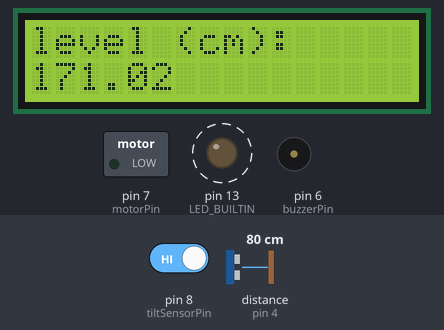
This sketch was run on a simulated Arduino Uno, built with avr-gcc and run on an emulated ATmega328P. Parts: 16×2 character LCD, switched loads named in the sketch (green lamp = pin HIGH), output pins drawn as LEDs (lit = HIGH), buzzer (waves = sounding). Wiring (inferred from the names in the program): ultrasonic range finder: trigger pin 2; echo pin 4. Dashed ring = blinking. The test bench sets the inputs (shaded band); at power-on: pin 8 (tiltSensorPin) HIGH, distance to the obstacle (sensor on pin 4) 80 cm. The echo pulse lasts 58.3 µs per cm; pins used as bus, display or sensor lines are not drawn.

Above: at 1.2 s.
1.3 s: pin 8 (tiltSensorPin) driven LOW
At 2.6 s:
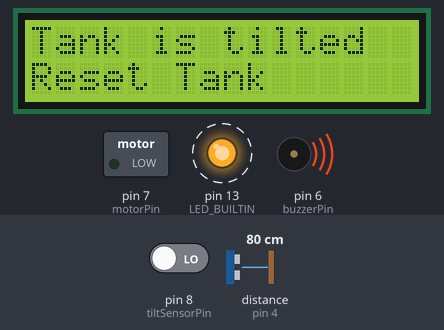
5.4 s: pin 8 (tiltSensorPin) driven HIGH
At 6.9 s:
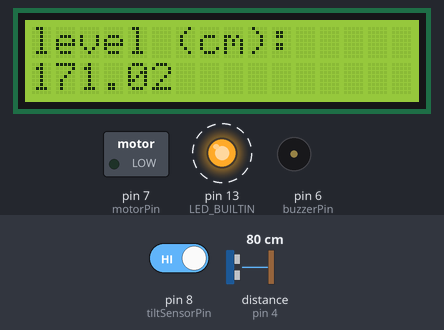
7.7 s: distance to the obstacle (sensor on pin 4) set to 199 cm
At 8.6 s:
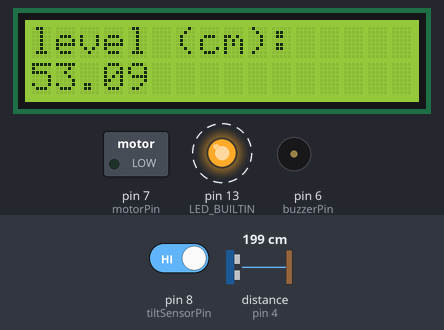
10.8 s: distance to the obstacle (sensor on pin 4) set to 207 cm
At 12.8 s:
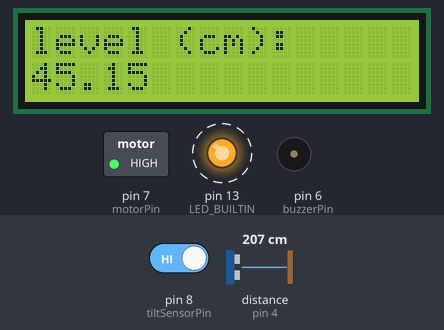
14.9 s: pin 8 (tiltSensorPin) driven LOW
At 16.4 s:
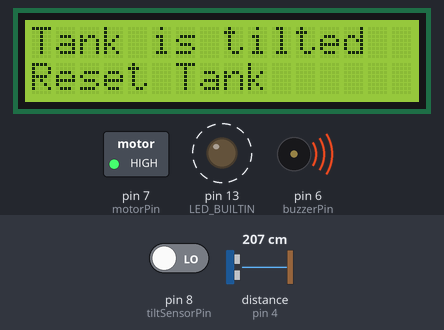
Timing chart, 0 to 19.1 s (numbered marks = the images above; inputs shaded):
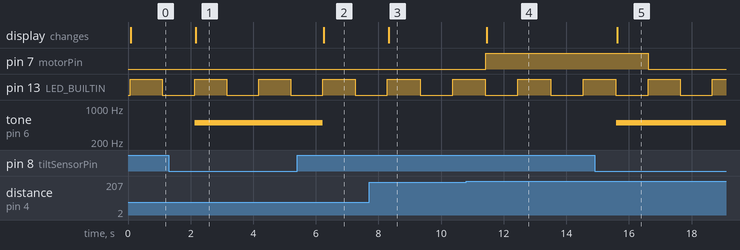

Measured:
- the behaviour switches between 202 and 203 cm on distance to the obstacle (sensor on pin 4) (found by bisection; images 3 and 4)
- after the input at 1.3 s, tone on pin 6 (buzzerPin): silent → 500 Hz after 0.83 s; the display: changes after 0.86 s (image 1)
- after the input at 5.4 s, tone on pin 6 (buzzerPin): 500 Hz → silent after 0.83 s; the display: changes after 0.85 s (image 2)
- after the input at 7.7 s, the display: changes after 0.63 s (image 3)
- after the input at 10.8 s, pin 7 (motorPin): LOW → HIGH after 0.62 s; the display: changes after 0.65 s (image 4)
- after the input at 14.9 s, pin 7 (motorPin): HIGH → LOW after 1.7 s; tone on pin 6 (buzzerPin): silent → 500 Hz after 0.69 s; the display: changes after 0.72 s (image 5)
- by itself, pin 13 (LED_BUILTIN): alternates HIGH for 1.0 s and LOW for 1.0 s

The sketch:

water_tank_level_controller.ino
```cpp
#include <Wire.h>

#include <LiquidCrystal_I2C.h>

// C++ code
//


const int delayTime = 1000; // in ms

// vars for level controller
const float speedOfSound = 0.034; // in centimeters per microsecond
const float tankHeight = 250; // all heights and levels are in cm
const float maxLevel = 200;
const float minLevel = 50;
bool levelControlActive = true; // for programmatically turning level control ON and OFF


// vars for tilt controller
bool isTilted = false;

// vars for lcd
String previousUpdate = "IoT Group 6";

// pin numbers
const byte trigPin = 2;
const byte echoPin = 4;
const byte motorPin = 7;
const byte tiltSensorPin = 8;
const byte buzzerPin = 6;

LiquidCrystal_I2C lcd(0x20,  16, 2);

void setup()
{
  pinMode(LED_BUILTIN, OUTPUT);

  // Set baud rate for the COM port
  Serial.begin(9600);

  // Set HC-SR04 pinout
  pinMode(trigPin, OUTPUT);
  pinMode(echoPin, INPUT);

  // Set buzzer pinout
  pinMode(buzzerPin, OUTPUT);

  digitalWrite(trigPin, LOW); // just in case
  digitalWrite(buzzerPin, LOW);
  digitalWrite(tiltSensorPin, HIGH);

  // Set motor pinout
  pinMode(motorPin, OUTPUT);

  digitalWrite(motorPin, LOW);

  // initialize lcd
  lcd.init();
  lcd.backlight();

}

void refreshScreen()
{

  if(!isTilted)
  {
    float level = tankHeight - measureDistance();
    String message = "level (cm):";
    String update = message + level;
    if(update != previousUpdate)
    {
      lcd.clear();
    }
    lcd.setCursor(0,0);
    lcd.print(message);
    lcd.setCursor(0,1);
    lcd.print(level);
    previousUpdate = update;
  }
  else
  {
    String row1 = "Tank is tilted";
    String row2 = "Reset Tank";
    String update = row1 + row2;
    if (update != previousUpdate)
    {
      lcd.clear();
    }
    lcd.setCursor(0,0);
    lcd.print(row1);
    lcd.setCursor(0, 1);
    lcd.print(row2);
    previousUpdate = update;

  }
}


// This will measure the HC-SR04 reading in cm
float measureDistance()
{

  digitalWrite(trigPin, HIGH);
  delayMicroseconds(10);
  digitalWrite(trigPin, LOW);

  float duration = pulseIn(echoPin, HIGH);
  return (duration * speedOfSound) / 2;
}

// main level controller logic
void controlLevel()
{
  if (levelControlActive)
  {
    float level = tankHeight - measureDistance();
    if (level < minLevel)
    {
      // start motor
      digitalWrite(motorPin, HIGH);
    }
    if (level >= maxLevel)
    {
      // stop motor
      digitalWrite(motorPin, LOW);
    }
  }
  else
  {
    // if level controller is disabled due to tank tilt, make sure motor is not running
    digitalWrite(motorPin, LOW);
  }
}

// Check for tilt. If tilted stop lever controller
void checkTilt()
{
  if(digitalRead(tiltSensorPin) == LOW)
  {
    isTilted = true;
    levelControlActive = false;
    // start buzzer
    tone(buzzerPin, 500);
  }
  else
  {
    isTilted = false;
    levelControlActive = true;
    // stop buzzer
    noTone(buzzerPin);
  }
}

// this will signal that the program is running
void blink()
{
  if (digitalRead(LED_BUILTIN) == LOW)
  {
    digitalWrite(LED_BUILTIN, HIGH);
  }
  else
  {
    digitalWrite(LED_BUILTIN, LOW);
  }
}


void loop()
{
  blink();
  controlLevel();
  checkTilt();
  refreshScreen();
  delay(delayTime);
}
```
